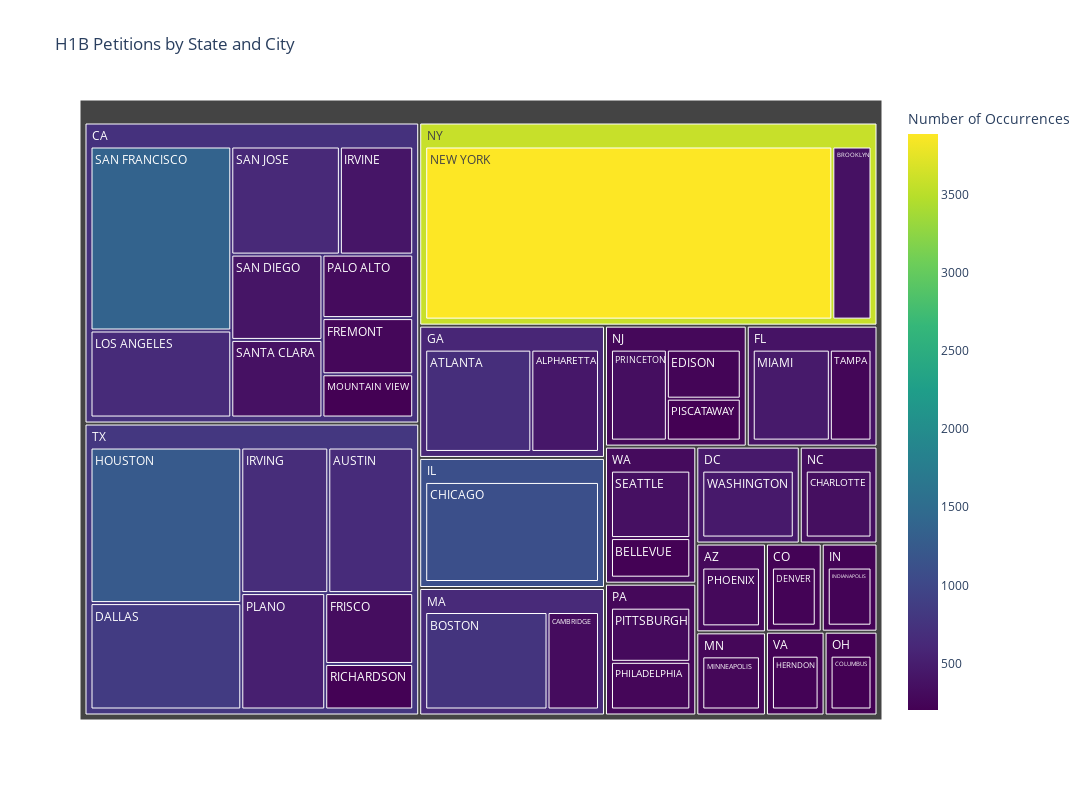

Notebook code cell kept with this figure:
### Markdown cell above
<h5><b> State vs City Distribution </b></h5>

### Code cell
# city_counts = employer['Petitioner City'].value_counts().reset_index()
city_state = employer.groupby(['Petitioner City', 'Petitioner State']).size().reset_index(name="Number of Occurrences")
# city_state = city_state.sort_values(by='Number of Occurences', ascending=False) 

#  Get the top 20 cities and States
top_cities = city_state.sort_values('Number of Occurrences', ascending=False).head(40)

fig = px.treemap(
    top_cities,
    path=['Petitioner State', 'Petitioner City'],
    values='Number of Occurrences',
    title='H1B Petitions by State and City',
    color='Number of Occurrences',
    color_continuous_scale='viridis'
)

fig.update_layout(
    width=1200,
    height=800
)

fig.show()

### Figure 1 — Plotly figure (JSON) as saved in the notebook; plotly's stock layout.template omitted (floating-point values rounded to 4 significant figures)
{"data": [{"branchvalues": "total", "customdata": [[3887.0], [1366.0], [1241.0], [1106.0], [849.0], [763.0], [687.0], [670.0], [654.0], [646.0], [619.0], [517.0], [470.0], [459.0], [438.0], [418.0], [410.0], [374.0], [373.0], [361.0], [345.0], [338.0], [330.0], [321.0], [304.0], [293.0], [283.0], [269.0], [265.0], [258.0], [254.0], [241.0], [225.0], [225.0], [225.0], [212.0], [212.0], [207.0], [206.0], [203.0], [3579.0], [727.7], [795.6], [1106.0], [632.1], [590.1], [394.2], [459.0], [305.9], [345.0], [273.6], [276.6], [283.0], [265.0], [225.0], [225.0], [225.0], [203.0]], "domain": {"x": [0, 1], "y": [0, 1]}, "hovertemplate": "labels=%{label}<br>Number of Occurrences_sum=%{value}<br>parent=%{parent}<br>id=%{id}<br>Number of Occurrences=%{color}<extra></extra>", "ids": ["NY/NEW YORK", "CA/SAN FRANCISCO", "TX/HOUSTON", "IL/CHICAGO", "TX/DALLAS", "MA/BOSTON", "GA/ATLANTA", "TX/IRVING", "TX/AUSTIN", "CA/LOS ANGELES", "CA/SAN JOSE", "TX/PLANO", "FL/MIAMI", "DC/WASHINGTON", "GA/ALPHARETTA", "CA/IRVINE", "CA/SAN DIEGO", "NY/BROOKLYN", "CA/SANTA CLARA", "WA/SEATTLE", "NC/CHARLOTTE", "NJ/PRINCETON", "TX/FRISCO", "MA/CAMBRIDGE", "CA/PALO ALTO", "PA/PITTSBURGH", "AZ/PHOENIX", "CA/FREMONT", "MN/MINNEAPOLIS", "PA/PHILADELPHIA", "FL/TAMPA", "NJ/EDISON", "CO/DENVER", "IN/INDIANAPOLIS", "VA/HERNDON", "TX/RICHARDSON", "WA/BELLEVUE", "CA/MOUNTAIN VIEW", "NJ/PISCATAWAY", "OH/COLUMBUS", "NY", "CA", "TX", "IL", "MA", "GA", "FL", "DC", "WA", "NC", "NJ", "PA", "AZ", "MN", "CO", "IN", "VA", "OH"], "labels": ["NEW YORK", "SAN FRANCISCO", "HOUSTON", "CHICAGO", "DALLAS", "BOSTON", "ATLANTA", "IRVING", "AUSTIN", "LOS ANGELES", "SAN JOSE", "PLANO", "MIAMI", "WASHINGTON", "ALPHARETTA", "IRVINE", "SAN DIEGO", "BROOKLYN", "SANTA CLARA", "SEATTLE", "CHARLOTTE", "PRINCETON", "FRISCO", "CAMBRIDGE", "PALO ALTO", "PITTSBURGH", "PHOENIX", "FREMONT", "MINNEAPOLIS", "PHILADELPHIA", "TAMPA", "EDISON", "DENVER", "INDIANAPOLIS", "HERNDON", "RICHARDSON", "BELLEVUE", "MOUNTAIN VIEW", "PISCATAWAY", "COLUMBUS", "NY", "CA", "TX", "IL", "MA", "GA", "FL", "DC", "WA", "NC", "NJ", "PA", "AZ", "MN", "CO", "IN", "VA", "OH"], "marker": {"coloraxis": "coloraxis", "colors": [3887.0, 1366.0, 1241.0, 1106.0, 849.0, 763.0, 687.0, 670.0, 654.0, 646.0, 619.0, 517.0, 470.0, 459.0, 438.0, 418.0, 410.0, 374.0, 373.0, 361.0, 345.0, 338.0, 330.0, 321.0, 304.0, 293.0, 283.0, 269.0, 265.0, 258.0, 254.0, 241.0, 225.0, 225.0, 225.0, 212.0, 212.0, 207.0, 206.0, 203.0, 3579.0, 727.7, 795.6, 1106.0, 632.1, 590.1, 394.2, 459.0, 305.9, 345.0, 273.6, 276.6, 283.0, 265.0, 225.0, 225.0, 225.0, 203.0]}, "name": "", "parents": ["NY", "CA", "TX", "IL", "TX", "MA", "GA", "TX", "TX", "CA", "CA", "TX", "FL", "DC", "GA", "CA", "CA", "NY", "CA", "WA", "NC", "NJ", "TX", "MA", "CA", "PA", "AZ", "CA", "MN", "PA", "FL", "NJ", "CO", "IN", "VA", "TX", "WA", "CA", "NJ", "OH", "", "", "", "", "", "", "", "", "", "", "", "", "", "", "", "", "", ""], "type": "treemap", "values": [3887.0, 1366.0, 1241.0, 1106.0, 849.0, 763.0, 687.0, 670.0, 654.0, 646.0, 619.0, 517.0, 470.0, 459.0, 438.0, 418.0, 410.0, 374.0, 373.0, 361.0, 345.0, 338.0, 330.0, 321.0, 304.0, 293.0, 283.0, 269.0, 265.0, 258.0, 254.0, 241.0, 225.0, 225.0, 225.0, 212.0, 212.0, 207.0, 206.0, 203.0, 4261.0, 4612.0, 4473.0, 1106.0, 1084.0, 1125.0, 724.0, 459.0, 573.0, 345.0, 785.0, 551.0, 283.0, 265.0, 225.0, 225.0, 225.0, 203.0]}], "layout": {"coloraxis": {"colorbar": {"title": {"text": "Number of Occurrences"}}, "colorscale": [[0, "#440154"], [0.1111, "#482878"], [0.2222, "#3e4989"], [0.3333, "#31688e"], [0.4444, "#26828e"], [0.5556, "#1f9e89"], [0.6667, "#35b779"], [0.7778, "#6ece58"], [0.8889, "#b5de2b"], [1, "#fde725"]]}, "height": 800, "legend": {"tracegroupgap": 0}, "title": {"text": "H1B Petitions by State and City"}, "width": 1200}}
